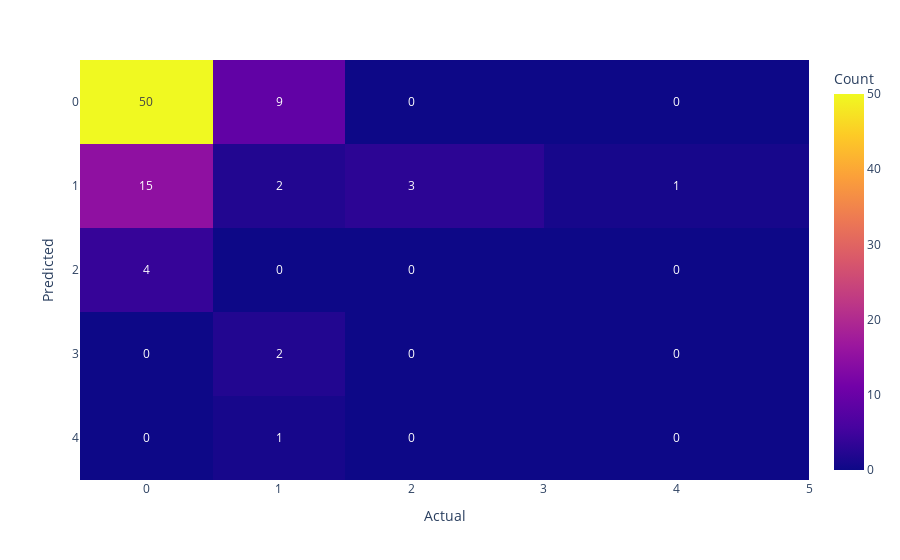

The notebook cell this image was saved under:
### Code cell
# Plot the confusion matrix
fig = px.imshow(knn_liver.confusion_matrix(y_pred, y_test), labels=dict(x='Actual', y='Predicted', color='Count',),
                aspect='auto', text_auto=True)
fig.show()

### Figure 1 — Plotly figure (JSON) as saved in the notebook; plotly's stock layout.template omitted (floating-point values rounded to 4 significant figures)
{"data": [{"coloraxis": "coloraxis", "hovertemplate": "Actual: %{x}<br>Predicted: %{y}<br>Count: %{z}<extra></extra>", "name": "0", "texttemplate": "%{z}", "type": "heatmap", "x": [0, 1, 2, 4], "xaxis": "x", "y": [0, 1, 2, 3, 4], "yaxis": "y", "z": [[50, 9, 0, 0], [15, 2, 3, 1], [4, 0, 0, 0], [0, 2, 0, 0], [0, 1, 0, 0]]}], "layout": {"coloraxis": {"colorbar": {"title": {"text": "Count"}}, "colorscale": [[0, "#0d0887"], [0.1111, "#46039f"], [0.2222, "#7201a8"], [0.3333, "#9c179e"], [0.4444, "#bd3786"], [0.5556, "#d8576b"], [0.6667, "#ed7953"], [0.7778, "#fb9f3a"], [0.8889, "#fdca26"], [1, "#f0f921"]]}, "margin": {"t": 60}, "xaxis": {"anchor": "y", "domain": [0, 1], "title": {"text": "Actual"}}, "yaxis": {"anchor": "x", "autorange": "reversed", "domain": [0, 1], "title": {"text": "Predicted"}}}}
